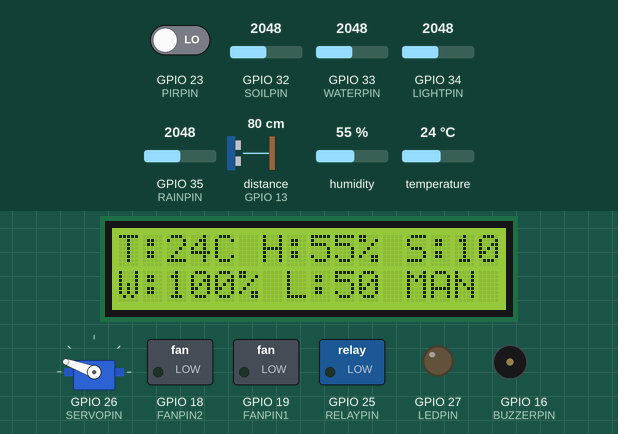
Simulated run of this sketch. Board: ESP32. Shown: servo, 16×2 character LCD, switched loads named in the sketch (green lamp = pin HIGH), output pins drawn as LEDs (lit = HIGH), buzzer (waves = sounding, pin HIGH). Wiring (inferred from the names in the program): ultrasonic range finder: trigger GPIO 12; echo GPIO 13. The test bench sets the inputs (shaded band); at power-on: humidity 55 %, GPIO 34 (LIGHTPIN) = 2048, GPIO 32 (SOILPIN) = 2048, GPIO 33 (WATERPIN) = 2048, temperature 24 °C, GPIO 23 (PIRPIN) LOW, GPIO 35 (RAINPIN) = 2048, distance to the obstacle (sensor on GPIO 13) 80 cm. The echo pulse lasts 58.3 µs per cm; WiFi joins after 1.5 s; servers stay silent unless stated; no MQTT or app messages arrive unless stated; pins used as bus, display or sensor lines are not drawn; what the sketch prints to the serial monitor is not drawn.

Above: at 2.7 s.
2.8 s: humidity set to 22 %
At 4.9 s:
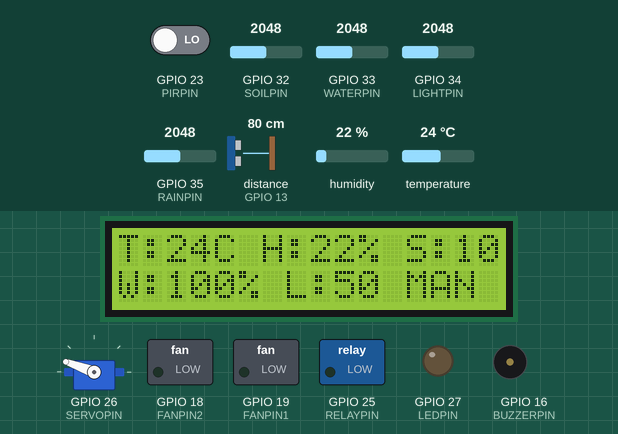
5.5 s: GPIO 34 (LIGHTPIN) set to 1960
At 6.4 s:
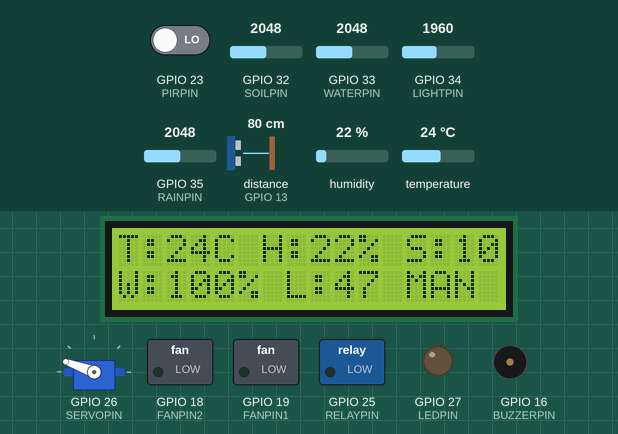
7.5 s: GPIO 32 (SOILPIN) set to 1228
At 9.1 s:
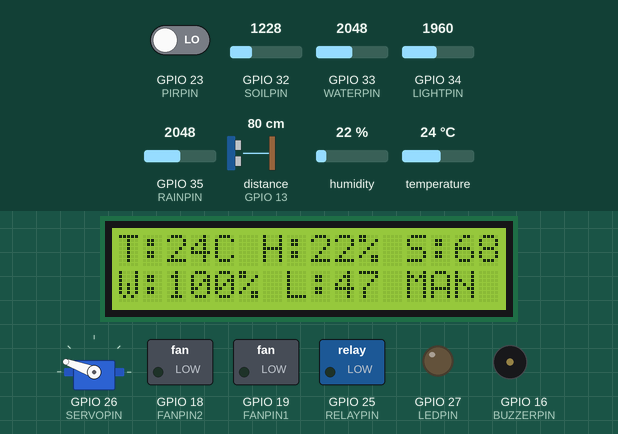
9.5 s: GPIO 33 (WATERPIN) set to 1228
At 10.7 s:
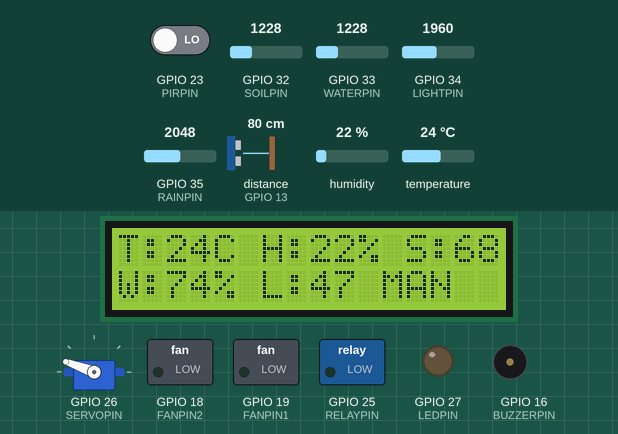
11.5 s: temperature set to 12 °C
At 13.5 s:
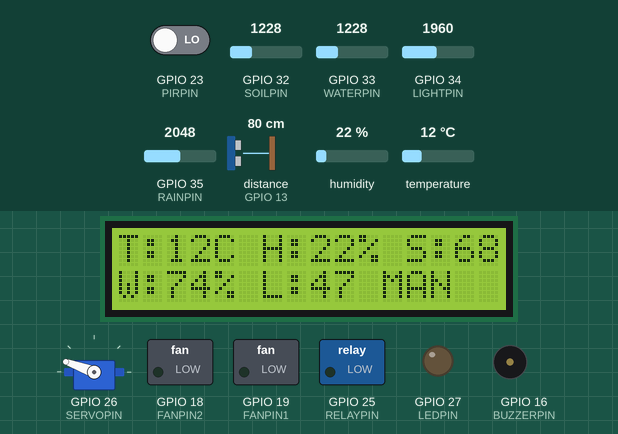
Timing chart, 0 to 15.0 s (numbered marks = the images above; inputs shaded):
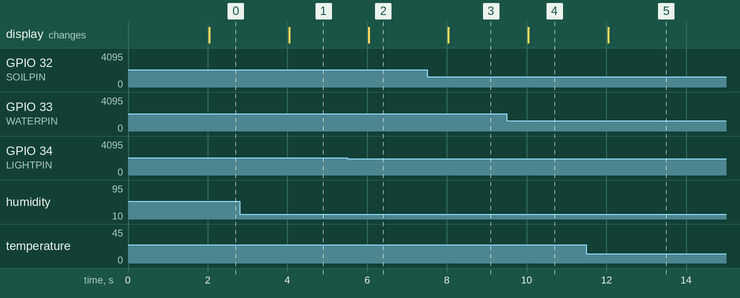

Measured:
- after the input at 2.8 s, the display: changes after 1.2 s (image 1)
- after the input at 5.5 s, the display: changes after 0.54 s (image 2)
- after the input at 7.5 s, the display: changes after 0.54 s (image 3)
- after the input at 9.5 s, the display: changes after 0.54 s (image 4)
- after the input at 11.5 s, the display: changes after 0.54 s (image 5)

The sketch:

esp32_smartfarm_mqtt.ino
```cpp
/*
 * KS0567 Cloud Smart Farm — ESP32 + MQTT (ใช้คู่กับ index.html)
 * ไลบรารีที่ต้องลง: PubSubClient (Nick O'Leary), ESP32Servo, Dht11, LiquidCrystal_I2C
 *
 * Topic:  <BASE>/status   บอร์ด -> เว็บ  (JSON ทุก 2 วินาที)
 *         <BASE>/control  เว็บ -> บอร์ด  (คำสั่งข้อความ)
 *
 * คำสั่งที่รองรับ:
 *   led | led:on | led:off            fan | fan:on | fan:off
 *   pump | pump:on | pump:off         water:<วินาที>   (รดน้ำตามเวลาแล้วหยุดเอง)
 *   servo:<0-180>  feed:open  feed:close
 *   buzzer  alarm  music  buzzer:off
 *   guard:on | guard:off              (PIR กันขโมย -> ไซเรน + กระพริบไฟ)
 *   auto | auto:on | auto:off
 *   config:{"soil":30,"temp":32,"light":20,"water":15,"rain":40,"dist":7}
 */
#include <Arduino.h>
#include <WiFi.h>
#include <PubSubClient.h>
#include <ESP32Servo.h>
#include <dht11.h>
#include <LiquidCrystal_I2C.h>

// ---------- WiFi / MQTT ----------
const char* WIFI_SSID = "your_SSID";
const char* WIFI_PASS = "your_PASSWORD";
const char* MQTT_HOST = "broker.emqx.io";
const int   MQTT_PORT = 1883;
const char* TOPIC_BASE = "sbt_smartfarm_01";   // ต้องตรงกับหน้าเว็บ

// ---------- Pins (ตามชุด KS0567) ----------
#define DHT11PIN     17
#define RAINPIN      35
#define LIGHTPIN     34
#define WATERPIN     33
#define SOILPIN      32
#define PIRPIN       23
#define TRIGPIN      12
#define ECHOPIN      13
#define LEDPIN       27
#define RELAYPIN     25
#define SERVOPIN     26
#define FANPIN1      19
#define FANPIN2      18
#define BUZZERPIN    16

#define SERVO_OPEN   80
#define SERVO_CLOSE  160

WiFiClient net;
PubSubClient mqtt(net);
dht11 DHT11;
Servo feeder;
LiquidCrystal_I2C lcd(0x27, 16, 2);

String tStatus, tControl;

// ---------- state ----------
bool ledOn = false, fanOn = false, pumpOn = false, autoMode = false, guard = false;
int  servoAngle = SERVO_CLOSE;
unsigned long pumpUntil = 0;      // 0 = ไม่มีตัวจับเวลา
unsigned long buzzUntil = 0; int buzzMode = 0;   // 0 off,1 beep,2 alarm,3 music
unsigned long lastPub = 0, lastAuto = 0, lastLcd = 0;

// thresholds
int thSoil = 30, thTemp = 32, thLight = 20, thWater = 15, thRain = 40, thDist = 7;

// sensor values
int temp = 0, hum = 0, soil = 0, light = 0, water = 0, rain = 0, dist = 0, pir = 0;

// ---------- actuators ----------
void setLed(bool on)  { ledOn = on;  digitalWrite(LEDPIN, on); }
void setFan(bool on)  { fanOn = on;  digitalWrite(FANPIN1, on); digitalWrite(FANPIN2, LOW); }
void setPump(bool on) { pumpOn = on; digitalWrite(RELAYPIN, on); if (!on) pumpUntil = 0; }
void setServo(int a)  { servoAngle = constrain(a, 0, 180); feeder.write(servoAngle); }
void buzz(int mode, unsigned long ms) { buzzMode = mode; buzzUntil = millis() + ms; if (!mode) ledcWriteTone(BUZZERPIN, 0); }

int pct(int raw, float gain) { int p = raw / 4095.0 * 100 * gain; return p > 100 ? 100 : p; }

int readDistance() {
  digitalWrite(TRIGPIN, LOW); delayMicroseconds(2);
  digitalWrite(TRIGPIN, HIGH); delayMicroseconds(10); digitalWrite(TRIGPIN, LOW);
  long d = pulseIn(ECHOPIN, HIGH, 25000);   // timeout ~4m กันค้าง
  return d ? d / 58 : 0;
}

void readSensors() {
  if (DHT11.read(DHT11PIN) == 0) { temp = DHT11.temperature; hum = DHT11.humidity; }
  soil  = pct(analogRead(SOILPIN), 2.3);
  water = pct(analogRead(WATERPIN), 2.5);
  rain  = pct(analogRead(RAINPIN), 1.0);
  light = pct(analogRead(LIGHTPIN), 1.0);
  dist  = readDistance();
  pir   = digitalRead(PIRPIN);
}

void publishStatus() {
  char buf[320];
  snprintf(buf, sizeof(buf),
    "{\"temp\":%d,\"hum\":%d,\"soil\":%d,\"light\":%d,\"water\":%d,\"rain\":%d,\"dist\":%d,\"pir\":%d,"
    "\"led\":%d,\"fan\":%d,\"pump\":%d,\"servo\":%d,\"auto\":%d,\"guard\":%d}",
    temp, hum, soil, light, water, rain, dist, pir, ledOn, fanOn, pumpOn, servoAngle, autoMode, guard);
  mqtt.publish(tStatus.c_str(), buf);
}

int jsonInt(const String& s, const char* key, int def) {
  int i = s.indexOf(String("\"") + key + "\"");
  if (i < 0) return def;
  i = s.indexOf(':', i);
  return i < 0 ? def : s.substring(i + 1).toInt();
}

bool parseOnOff(const String& arg, bool cur) { return arg == "on" ? true : arg == "off" ? false : !cur; }

void handleCommand(String cmd) {
  cmd.trim();
  String key = cmd, arg = "";
  int c = cmd.indexOf(':');
  if (c >= 0) { key = cmd.substring(0, c); arg = cmd.substring(c + 1); }
  Serial.println("CMD: " + cmd);

  if      (key == "led")   setLed(parseOnOff(arg, ledOn));
  else if (key == "fan")   setFan(parseOnOff(arg, fanOn));
  else if (key == "pump")  setPump(parseOnOff(arg, pumpOn));
  else if (key == "water") { int s = constrain(arg.toInt(), 1, 60); setPump(true); pumpUntil = millis() + s * 1000UL; }
  else if (key == "servo") setServo(arg.toInt());
  else if (key == "feed")  setServo(arg == "open" ? SERVO_OPEN : SERVO_CLOSE);
  else if (key == "buzzer") buzz(arg == "off" ? 0 : 1, 600);
  else if (key == "alarm") buzz(2, 4000);
  else if (key == "music") buzz(3, 4000);
  else if (key == "guard") guard = parseOnOff(arg, guard);
  else if (key == "auto")  autoMode = parseOnOff(arg, autoMode);
  else if (key == "config") {
    thSoil = jsonInt(arg, "soil", thSoil);   thTemp  = jsonInt(arg, "temp", thTemp);
    thLight = jsonInt(arg, "light", thLight); thWater = jsonInt(arg, "water", thWater);
    thRain = jsonInt(arg, "rain", thRain);   thDist  = jsonInt(arg, "dist", thDist);
  }
  publishStatus();   // ตอบสถานะทันทีให้เว็บอัปเดตไว
}

void onMessage(char* topic, byte* payload, unsigned int len) {
  String s; s.reserve(len);
  for (unsigned int i = 0; i < len; i++) s += (char)payload[i];
  handleCommand(s);
}

void runAuto() {
  if (!autoMode) return;
  if (pumpUntil == 0) {                       // ไม่ยุ่งกับการรดน้ำแบบตั้งเวลา
    if (soil < thSoil && water > thWater) setPump(true);
    else if (soil >= thSoil + 5 || water <= thWater) setPump(false);
  }
  if (temp > thTemp) setFan(true); else if (temp < thTemp - 1) setFan(false);
  setLed(light < thLight);
  if (dist > 0 && dist <= thDist) setServo(SERVO_OPEN); else setServo(SERVO_CLOSE);
}

void runBuzzer() {
  static const int melody[] = {262, 294, 330, 349, 392, 440, 494, 523};
  unsigned long now = millis();
  if (buzzMode && now > buzzUntil) { buzzMode = 0; ledcWriteTone(BUZZERPIN, 0); }
  switch (buzzMode) {
    case 1: ledcWriteTone(BUZZERPIN, 1000); break;
    case 2: ledcWriteTone(BUZZERPIN, 200 + (now / 5) % 800); break;           // ไซเรนกวาดความถี่
    case 3: ledcWriteTone(BUZZERPIN, melody[(now / 300) % 8]); break;
  }
}

void connectWiFi() {
  WiFi.begin(WIFI_SSID, WIFI_PASS);
  lcd.clear(); lcd.print("WiFi...");
  while (WiFi.status() != WL_CONNECTED) { delay(500); Serial.print("."); }
  Serial.println("\nIP: " + WiFi.localIP().toString());
}

void connectMqtt() {
  while (!mqtt.connected()) {
    String id = "ks0567_" + String((uint32_t)ESP.getEfuseMac(), HEX);
    if (mqtt.connect(id.c_str())) { mqtt.subscribe(tControl.c_str()); Serial.println("MQTT connected"); }
    else { Serial.printf("MQTT fail rc=%d\n", mqtt.state()); delay(2000); }
  }
}

void setup() {
  Serial.begin(9600);
  pinMode(LEDPIN, OUTPUT); pinMode(RELAYPIN, OUTPUT);
  pinMode(FANPIN1, OUTPUT); pinMode(FANPIN2, OUTPUT);
  pinMode(PIRPIN, INPUT); pinMode(TRIGPIN, OUTPUT); pinMode(ECHOPIN, INPUT);
  pinMode(RAINPIN, INPUT); pinMode(LIGHTPIN, INPUT); pinMode(SOILPIN, INPUT); pinMode(WATERPIN, INPUT);
  setLed(false); setFan(false); setPump(false);
  feeder.attach(SERVOPIN); setServo(SERVO_CLOSE);
  ledcAttachChannel(BUZZERPIN, 1000, 8, 4);
  lcd.init(); lcd.backlight();

  tStatus = String(TOPIC_BASE) + "/status";
  tControl = String(TOPIC_BASE) + "/control";
  connectWiFi();
  mqtt.setServer(MQTT_HOST, MQTT_PORT);
  mqtt.setCallback(onMessage);
  mqtt.setBufferSize(512);
}

void loop() {
  if (WiFi.status() != WL_CONNECTED) connectWiFi();
  if (!mqtt.connected()) connectMqtt();
  mqtt.loop();

  unsigned long now = millis();
  if (pumpUntil && now > pumpUntil) setPump(false);

  if (now - lastAuto > 1000) {
    lastAuto = now;
    readSensors();
    runAuto();
    if (guard && pir) { buzz(2, 3000); setLed((now / 250) % 2); }
  }
  runBuzzer();

  if (now - lastPub > 2000) { lastPub = now; publishStatus(); }

  if (now - lastLcd > 2000) {
    lastLcd = now;
    lcd.setCursor(0, 0); lcd.printf("T:%2dC H:%2d%% S:%2d", temp, hum, soil);
    lcd.setCursor(0, 1); lcd.printf("W:%2d%% L:%2d %s   ", water, light, autoMode ? "AUTO" : "MAN ");
  }
}
```
